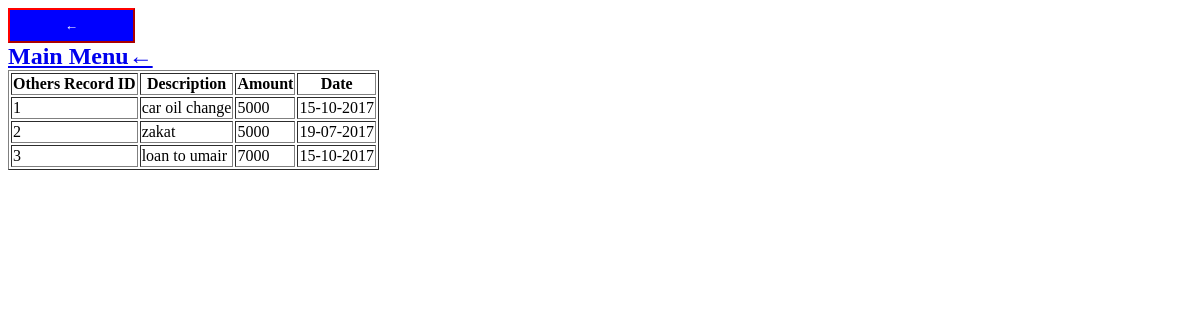
/pages2/view_eventothers.php, run on the app's committed database.
### tables this page shows
CREATE TABLE IF NOT EXISTS `others` (
  `other_Id` int(11) NOT NULL,
  `other_desc` varchar(180) NOT NULL,
  `other_amount` varchar(10) NOT NULL,
  `other_date` varchar(15) NOT NULL,
  PRIMARY KEY (`other_Id`)
);

### pages2/view_eventothers.php (the view, shortened to what this page needs)
   <head>
    </head>
    <?php
       $conn = mysqli_connect('localhost', 'huzaifa8580', 'huzaifa', 'rehman1');
        $sql = "SELECT other_Id, other_desc, other_amount, other_date FROM others";
        $result = $conn->query($sql);
        if ($result->num_rows > 0) {
         echo "<table border='1'>
<tr>
<th>Others Record ID</th>
<th>Description</th>
<th>Amount</th>
<th>Date</th>
</tr>";
            while($row = $result->fetch_assoc()) {
             echo "<tr>";
                echo "<td>" . $row['other_Id'] . "</td>";
  echo "<td>" . $row['other_desc'] . "</td>";
  echo "<td>" . $row['other_amount'] . "</td>";
  echo "<td>" . $row['other_date'] . "</td>";
  echo "</tr>";              }
        } else {
            echo "0 results";
        }
    ?>
    <body style="background-image: url('3d4094302fcbe09bea847b8cf9c4c3bd.png'); background-attachment: fixed; height: 42px; width: 1058px;">
	 <a class="auto-style5" href="index_view.php"><strong><span class="auto-style6">
	 <input class="auto-style7" style="border-bottom-color: #FF0000; border-color: #FF0000; width: 127px; height: 35px; background-color: #0000FF;" type="button" value="&#8592;"></span></strong></a><br>
		<span class="auto-style1"><strong><a href="./index1.php">Main Menu&#8592;</a></strong></span>

### pages2/view_eventothers.php (style rules this page uses)
.auto-style1 { color: #FF0000; font-size: x-large; }
.auto-style5 { text-decoration: none; }
.auto-style6 { border-bottom-color: #0000FF; border-color: #0000FF; font-size: xx-large; border-left-color: #0000FF; border-right-color: #0000FF; border-top-color: #0000FF; }
.auto-style7 { color: #FFFFFF; font-weight: bold; background-color: #0000FF; }

### data on the page
others: other_Id "1", other_desc "car oil change", other_amount "5000", other_date "15-10-2017"
others: other_Id "2", other_desc "zakat", other_amount "5000", other_date "19-07-2017"
others: other_Id "3", other_desc "loan to umair", other_amount "7000", other_date "15-10-2017"
